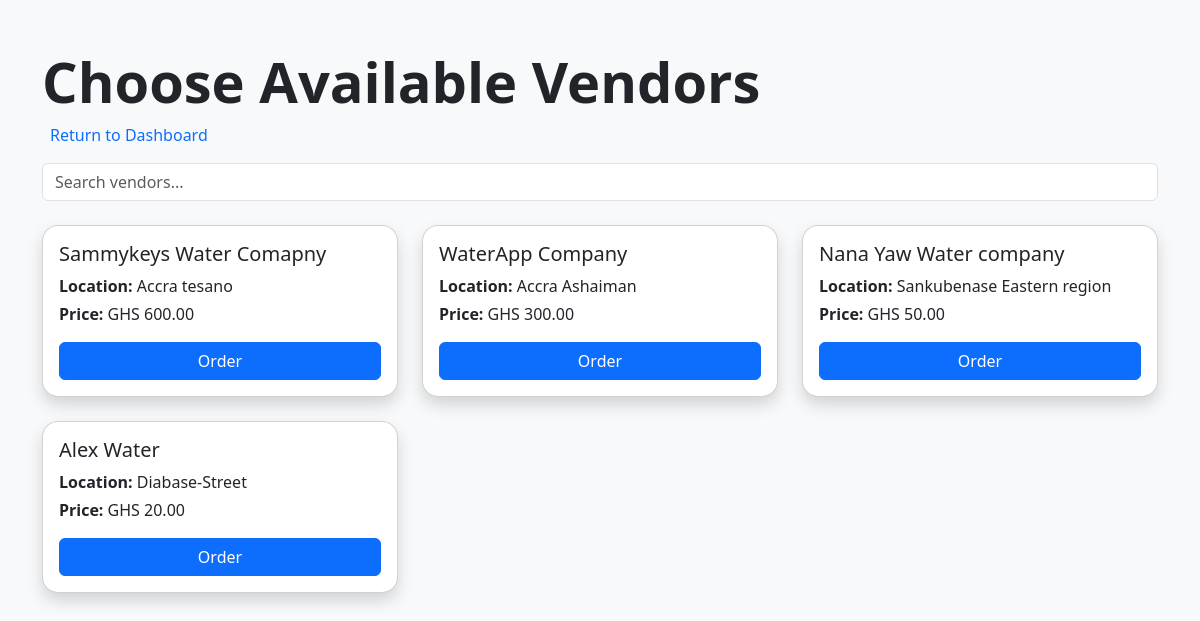
/customer/vendors/ (signed in), run on the app's committed database.
### authentication/models.py (models this page shows, shortened)
class Vendor(models.Model):
    vendor_id = UniqueIDField(primary_key=True, editable=False, unique=True)
    user = models.OneToOneField(User, on_delete=models.CASCADE, related_name="vendor_profile")
    business_name = models.CharField(max_length=100)
    location = models.CharField(max_length=255)
    price_per_liter = models.DecimalField(max_digits=10, decimal_places=2)
    status = models.CharField(max_length=10, choices=DESCIPLINE_CHOICES, default='Active')

### authentication/views.py (the view, shortened to what this page needs)
# urls.py: path('customer/vendors/', Vendors.as_view(), name='vendors'),
@method_decorator((login_required, customer_required), name='dispatch')
class Vendors(View):
    template_name = 'customer/test/order_form.html'
    def get(self,request,*args,**kwargs):
        query = request.GET.get('q')  # <-- get search query from URL
        if query:
            vendors = Vendor.objects.filter(
                Q(name__icontains=query) |
                Q(location__icontains=query) |
                Q(phone__icontains=query)
            )
        else:
           vendors = Vendor.objects.all()
        form = OrderForm()
        context = {'vendors': vendors, 'form': form}
        return render(request, self.template_name,context)

### authentication/forms.py (shortened to what this page needs)
class OrderForm(forms.ModelForm):
    class Meta:
        model = Order
        fields = [
            'customer',
            'vendor',
            'payment_method',
            'litres',
            'tank_type',
        ]
        widgets = {
            'payment_method': forms.Select(attrs={'class': 'form-control'}),
            'tank_type': forms.Select(attrs={'class': 'form-control'}),
            'litres': forms.TextInput(attrs={'class': 'form-control', 'placeholder': 'Enter number of litres'}),
            'customer': forms.Select(attrs={'class': 'form-control'}),
            'vendor': forms.Select(attrs={'class': 'form-control'}),
        }

### packages/id_generator.py (called while the page is built)
def uniqueID():
    random_numbers = [str(random.randint(0, 9)) for _ in range(10)]
    return ''.join(random_numbers)

### templates/customer/test/order_form.html (shortened to what this page needs)
<!DOCTYPE html>
<html lang="en">
<head>
  <link href="https://cdn.jsdelivr.net/npm/bootstrap@5.3.0/dist/css/bootstrap.min.css" rel="stylesheet">
</head>
<body class="bg-light">
<div class="container py-5">
    <h1 class="fw-bold display-4 fade-in">Choose Available Vendors</h1>
    <a href="{% url 'customer_dashboard' %}" class="nav-link active text-primary mb-3">Return to Dashboard</a>
    <div class="mb-4">
      <input type="text" id="searchInput" class="form-control" placeholder="Search vendors...">
    </div>
    <div class="row" id="vendorList">
      {% for vendor in vendors %}
      <div class="col-md-4 mb-4 vendor-item">
        <div class="card p-3 shadow vendor-card">
          <h5 class="card-title">{{ vendor.business_name }}</h5>
          <p class="card-text mb-1"><strong>Location:</strong> {{ vendor.location }}</p>
          <p class="card-text"><strong>Price:</strong> GHS {{ vendor.price_per_liter }}</p>
          <button class="btn btn-primary w-100" onclick="openOrderModal('{{ vendor.vendor_id }}', '{{ vendor.business_name }}', '{{ vendor.price_per_liter }}')">Order</button>
        </div>
      </div>
      {% endfor %}
    </div>
</div>
</body>
</html>

### templates/customer/test/order_form.html (style rules this page uses)
.vendor-card { border-radius: 1rem; transition: transform 0.3s, box-shadow 0.3s; }
.fade-in { animation: fadeIn 0.5s ease-in-out; }

### data on the page
Vendor: business_name "Sammykeys Water Comapny", location "Accra tesano", price_per_liter "600.00"
Vendor: business_name "WaterApp Company", location "Accra Ashaiman", price_per_liter "300.00"
Vendor: business_name "Nana Yaw Water company", location "Sankubenase Eastern region", price_per_liter "50.00"
Vendor: business_name "Alex Water", location "Diabase-Street", price_per_liter "20.00"
